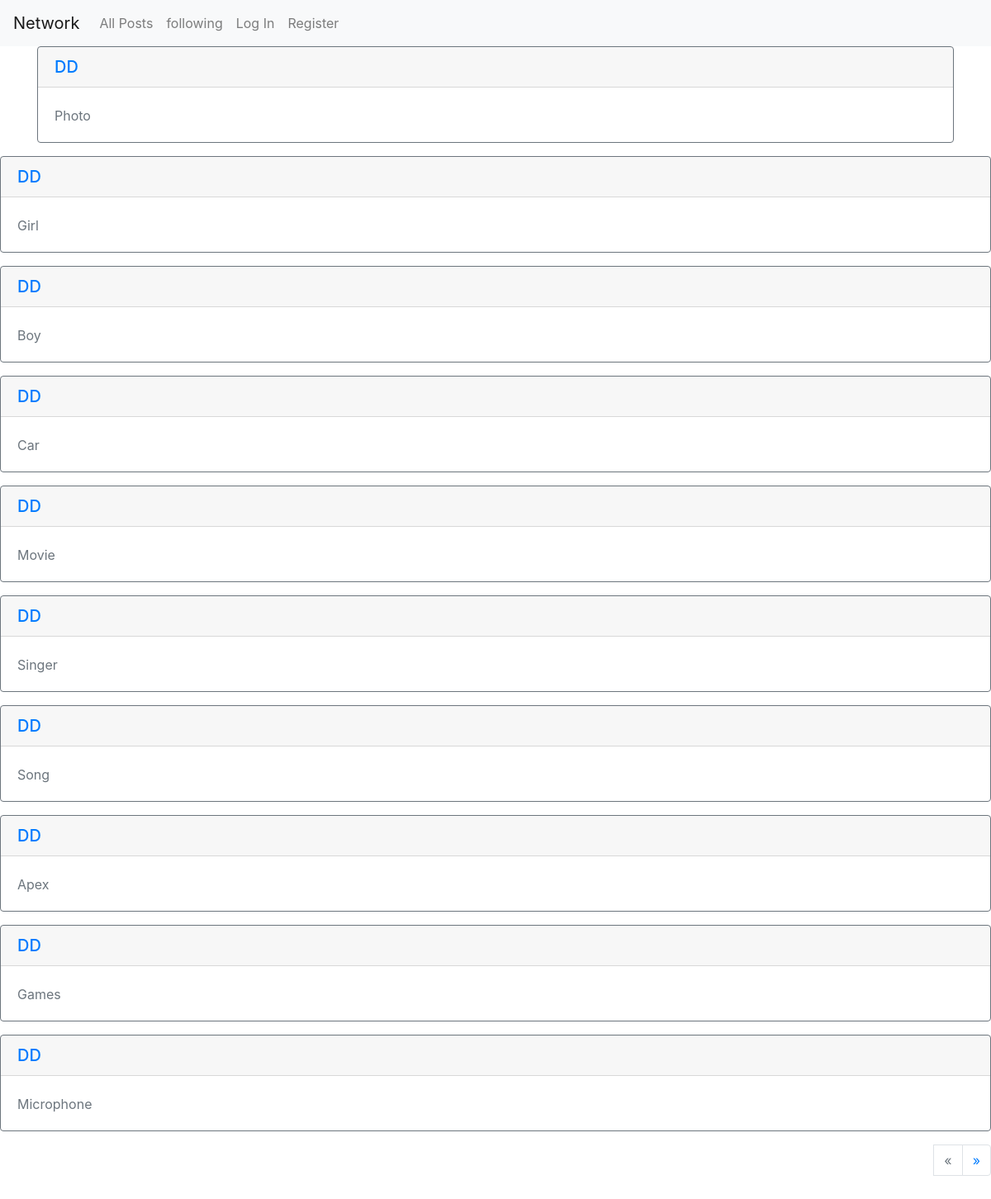
Screenshot of /following/Am with the database file from the repository.
### network/models.py (models this page shows, shortened)
class Item(models.Model):
    owner = models.ForeignKey(User, on_delete=models.CASCADE)
    post = models.CharField(max_length=500, null=True, blank=True)
    timestamp = models.DateTimeField(default=timezone.now)

class User(AbstractUser):
    pass

### network/views.py (the view)
# urls.py: path("following/<str:username>", views.following, name="following"),
def following(request,username):
    if request.method == 'GET':
        currentuser = get_object_or_404(User, username=username)
        follows = Follower.objects.filter(follower=currentuser)
        posts = Item.objects.all().order_by('id').reverse()
        posted = []
        for p in posts:
            for follower in follows:
                if follower.followed == p.owner:
                    posted.append(p)
        paginator = Paginator(posts, 10)
        if request.GET.get("page") != None:
            try:
                posts = paginator.page(request.GET.get("page"))
            except:
                posts = paginator.page(1)
        else:
            posts = paginator.page(1)
        return render(request, 'network/Following.html', {'posts':posts})

### network/templates/network/Following.html (shortened to what this page needs)
{% extends "network/layout.html" %}
{% load static %}
{% block body %}
    <div class="container">
        {% for post in posts %}
        <div class="card border-secondary mb-3">
            <h5 class="card-header"><a href="{% url 'userprofile' username=post.owner %}">{{post.owner}}</a></h5>
            <div class="card-body text-secondary">
                <p class="card-text">{{post.post}}</p>
            </div>
        </div>
    </div>
{% endfor %}
      <div class="d-flex justify-content-end my-3">
  <nav aria-label="Page navigation ">
    <ul class="pagination">
    {% if posts.has_previous %}
    <li class="page-item">
      <li class="page-item">
        <a class="page-link" href="?page={{posts.previous_page_number}}" aria-label="Previous">
          <span aria-hidden="true">&laquo;</span>
          <span class="sr-only">Previous</span>
        </a>
      </li>
      {%else%}
        <li class="page-item">
      <li class="page-item disabled">
        <a class="page-link" href="#" aria-label="Previous">
          <span aria-hidden="true">&laquo;</span>
        </a>
      </li>
      {%endif%}
{% if posts.has_next %}
      <li class="page-item">
        <a class="page-link" href="?page={{posts.next_page_number}}" aria-label="Next">
          <span aria-hidden="true">&raquo;</span>
        </a>
      </li>
      {%endif%}
    </ul>
  </nav>
</div>
              {% endblock %}

### network/templates/network/layout.html (shortened to what this page needs)
{% load static %}
<!DOCTYPE html>
<html lang="en">
    <head>
        <link rel="stylesheet" href="https://stackpath.bootstrapcdn.com/bootstrap/4.4.1/css/bootstrap.min.css">
        <link href="{% static 'network/styles.css' %}" rel="stylesheet">
    </head>
    <body>
        <nav class="navbar navbar-expand-lg navbar-light bg-light">
            <a class="navbar-brand" href="#">Network</a>
            <div>
              <ul class="navbar-nav mr-auto">
                <li class="nav-item">
                  <a class="nav-link"  href="{% url 'allpost'  %}">All Posts</a>
                    </li>
                    <li class="nav-item">
                  <a class="nav-link"  href="{% url 'following'  user.username %}">following</a>
                    </li>
                {% if user.is_authenticated %}
                    <li class="nav-item">
                        <a class="nav-link" href="{% url 'logout' %}">Log Out</a>
                    </li>
                {% else %}
                    <li class="nav-item">
                        <a class="nav-link" href="{% url 'login' %}">Log In</a>
                    </li>
                    <li class="nav-item">
                        <a class="nav-link" href="{% url 'register' %}">Register</a>
                    </li>
                {% endif %}
              </ul>
            </div>
          </nav>
        <div class="body">
            {% block body %}
            {% endblock %}
    </body>
</html>

### rows the page displays
Item: owner "DD", post "Photo"
Item: owner "DD", post "Girl"
Item: owner "DD", post "Boy"
Item: owner "DD", post "Car"
Item: owner "DD", post "Movie"
Item: owner "DD", post "Singer"
Item: owner "DD", post "Song"
Item: owner "DD", post "Apex"
Item: owner "DD", post "Games"
Item: owner "DD", post "Microphone"
